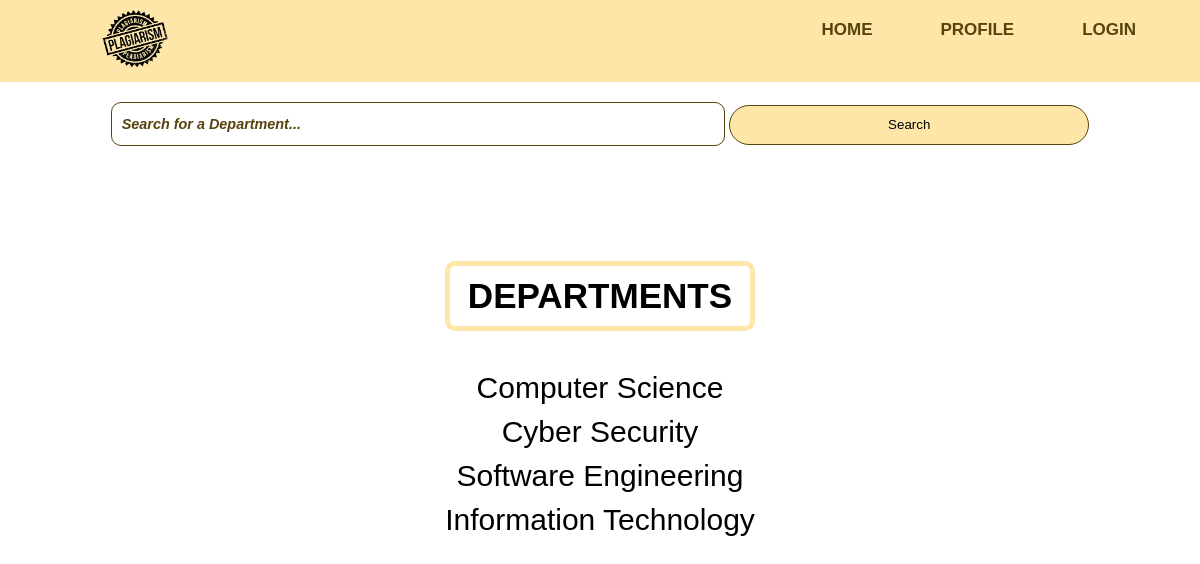
The page /lecturer_dashboard on the database its author committed.
### ProjectChecker/models.py (models this page shows, shortened)
class Department(models.Model):
    name = models.CharField(max_length=200)

### ProjectChecker/views.py (the view)
# urls.py: path("lecturer_dashboard", views.lecturer_dashboard, name = 'lecturer_dashboard'),
def lecturer_dashboard(request):
    if request.method == "GET":
        q = request.GET.get('q')
        if q is not None:
            q = q
            department = Department.objects.filter(
                         Q(name__icontains= q))
        else:
            q = ''
            department = Department.objects.all()
    context = {'department':department}
    return render(request,'ProjectChecker/lecturer.html',context)

### ProjectChecker/templates/ProjectChecker/lecturer.html (shortened to what this page needs)
{% extends "ProjectChecker/base.html" %}
{% load static %}
{% block search_url %}{% url 'lecturer_dashboard' %}{% endblock search_url %}
{% block search_text %}Search for a Department...{% endblock search_text %}
{% block home_type %}{% url 'lecturer_dashboard' %}{% endblock home_type %}
    {% block content %}
    <section class="columnOne" id="columnOne">
      <h3 id="colOneHead">DEPARTMENTS</h3>
      {% for departments in department  %}
      <a href= "{% url 'sessions' departments.id %}" style='text-decoration:none; color:black;'> <div class="rowOne">{{departments.name}}</div></a>
      {% endfor %}
    </section>
    {%endblock%}

### ProjectChecker/static/css/student.css (style rules this page uses)
body { margin: 0; padding: 0; font-family: "Poppins", sans-serif; }
main section h3 { border: 5px solid #fde6a7; border-radius: 10px; padding: 10px; }
main section div { font-size: 100%; padding: 5px 0px; }

### rows shown on the page
Department: name "Computer Science"
Department: name "Cyber Security"
Department: name "Software Engineering"
Department: name "Information Technology"
